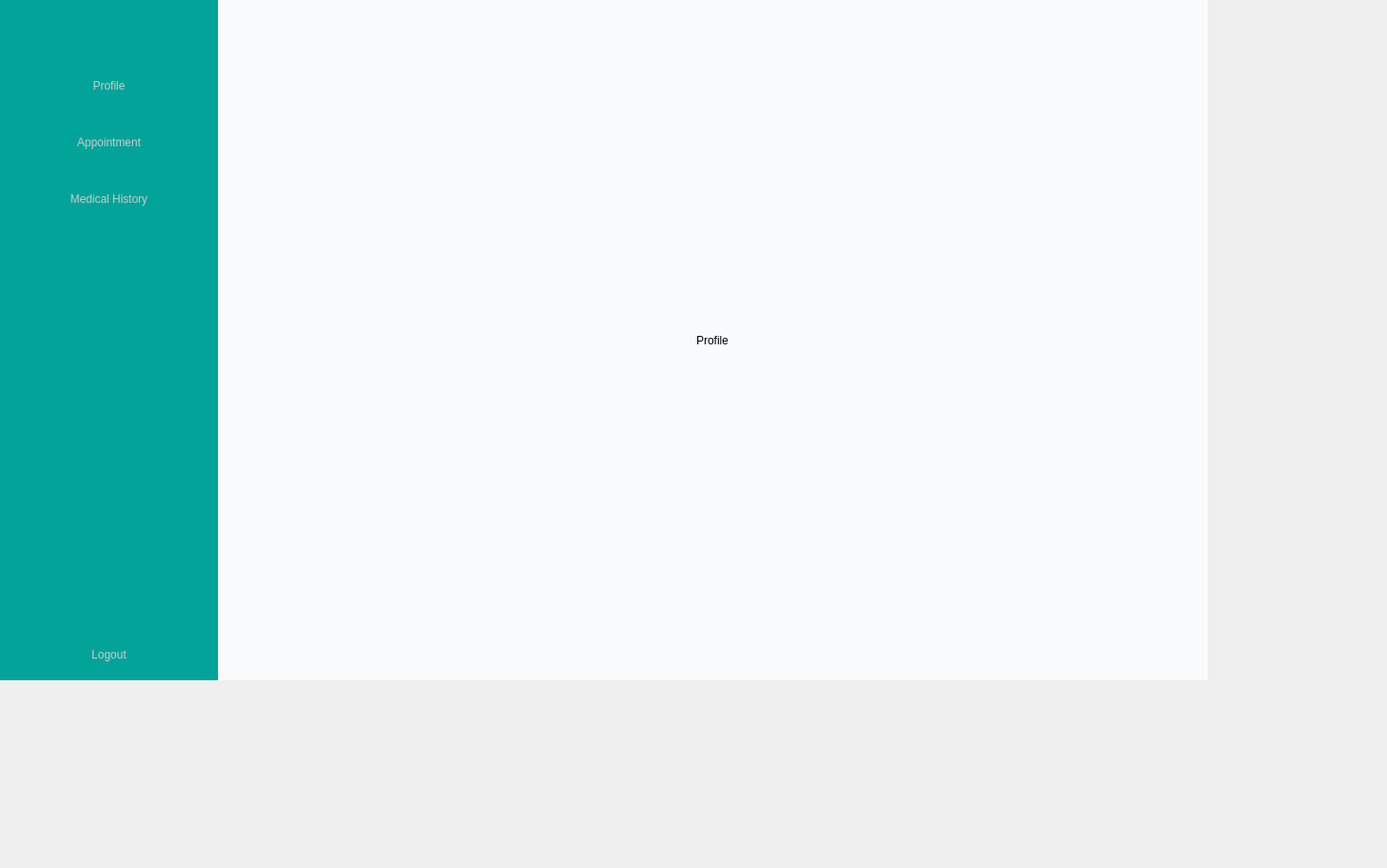
<?xml version="1.0" encoding="UTF-8"?>
<ui version="4.0">
 <class>MainWindow</class>
 <widget class="QMainWindow" name="MainWindow">
  <property name="geometry">
   <rect>
    <x>0</x>
    <y>0</y>
    <width>1470</width>
    <height>920</height>
   </rect>
  </property>
  <property name="windowTitle">
   <string>MainWindow</string>
  </property>
  <widget class="QWidget" name="centralwidget">
   <property name="styleSheet">
    <string notr="true">font: 95 12pt &quot;MS Shell Dlg 2&quot;;</string>
   </property>
   <widget class="QWidget" name="widget_2" native="true">
    <property name="geometry">
     <rect>
      <x>230</x>
      <y>0</y>
      <width>1050</width>
      <height>721</height>
     </rect>
    </property>
    <property name="styleSheet">
     <string notr="true">background-color: #F8FAFC;</string>
    </property>
    <layout class="QGridLayout" name="gridLayout_2">
     <item row="0" column="0">
      <widget class="QStackedWidget" name="stackedWidget">
       <property name="currentIndex">
        <number>0</number>
       </property>
       <widget class="QWidget" name="page">
        <layout class="QGridLayout" name="gridLayout">
         <item row="0" column="0">
          <widget class="QLabel" name="profile_page">
           <property name="styleSheet">
            <string notr="true">color: black;</string>
           </property>
           <property name="text">
            <string>Profile</string>
           </property>
           <property name="alignment">
            <set>Qt::AlignCenter</set>
           </property>
          </widget>
         </item>
        </layout>
       </widget>
       <widget class="QWidget" name="page_2">
        <widget class="QLabel" name="appointment_page">
         <property name="geometry">
          <rect>
           <x>7</x>
           <y>35</y>
           <width>1011</width>
           <height>611</height>
          </rect>
         </property>
         <property name="styleSheet">
          <string notr="true">color: black;</string>
         </property>
         <property name="text">
          <string>Appointment</string>
         </property>
         <property name="alignment">
          <set>Qt::AlignCenter</set>
         </property>
        </widget>
       </widget>
       <widget class="QWidget" name="page_3">
        <widget class="QLabel" name="history_page">
         <property name="geometry">
          <rect>
           <x>0</x>
           <y>60</y>
           <width>1011</width>
           <height>611</height>
          </rect>
         </property>
         <property name="styleSheet">
          <string notr="true">color: black;</string>
         </property>
         <property name="text">
          <string>Medical History</string>
         </property>
         <property name="alignment">
          <set>Qt::AlignCenter</set>
         </property>
        </widget>
       </widget>
      </widget>
     </item>
    </layout>
   </widget>
   <widget class="QWidget" name="widget" native="true">
    <property name="geometry">
     <rect>
      <x>0</x>
      <y>0</y>
      <width>231</width>
      <height>721</height>
     </rect>
    </property>
    <property name="styleSheet">
     <string notr="true">background-color: #02A499;
font: 75 11pt &quot;MS Shell Dlg 2&quot;;


</string>
    </property>
    <layout class="QVBoxLayout" name="verticalLayout_2">
     <item>
      <widget class="QWidget" name="widget_4" native="true">
       <layout class="QHBoxLayout" name="horizontalLayout">
        <item>
         <spacer name="horizontalSpacer_2">
          <property name="orientation">
           <enum>Qt::Horizontal</enum>
          </property>
          <property name="sizeHint" stdset="0">
           <size>
            <width>64</width>
            <height>20</height>
           </size>
          </property>
         </spacer>
        </item>
        <item>
         <widget class="QLabel" name="label">
          <property name="maximumSize">
           <size>
            <width>40</width>
            <height>40</height>
           </size>
          </property>
          <property name="text">
           <string/>
          </property>
          <property name="pixmap">
           <pixmap>:/icon/image/hospital.png</pixmap>
          </property>
          <property name="scaledContents">
           <bool>true</bool>
          </property>
          <property name="alignment">
           <set>Qt::AlignCenter</set>
          </property>
         </widget>
        </item>
        <item>
         <spacer name="horizontalSpacer_3">
          <property name="orientation">
           <enum>Qt::Horizontal</enum>
          </property>
          <property name="sizeHint" stdset="0">
           <size>
            <width>63</width>
            <height>20</height>
           </size>
          </property>
         </spacer>
        </item>
       </layout>
      </widget>
     </item>
     <item>
      <spacer name="horizontalSpacer">
       <property name="orientation">
        <enum>Qt::Horizontal</enum>
       </property>
       <property name="sizeHint" stdset="0">
        <size>
         <width>40</width>
         <height>20</height>
        </size>
       </property>
      </spacer>
     </item>
     <item>
      <widget class="QPushButton" name="pushButton_2">
       <property name="styleSheet">
        <string notr="true">QPushButton {
	color: rgb(203, 203, 203);
	margin: 20px;
	border: none;
}

QPushButton:hover {
	color: white;
}</string>
       </property>
       <property name="text">
        <string>Profile</string>
       </property>
       <property name="icon">
        <iconset>
         <normaloff>:/icon/image/account.png</normaloff>:/icon/image/account.png</iconset>
       </property>
       <property name="iconSize">
        <size>
         <width>25</width>
         <height>25</height>
        </size>
       </property>
      </widget>
     </item>
     <item>
      <widget class="QPushButton" name="pushButton_3">
       <property name="styleSheet">
        <string notr="true">QPushButton {
	color: rgb(203, 203, 203);
	margin: 20px;
	border: none;
}

QPushButton:hover {
	color: white;
}</string>
       </property>
       <property name="text">
        <string>Appointment</string>
       </property>
       <property name="icon">
        <iconset>
         <normaloff>:/icon/image/schedule.png</normaloff>:/icon/image/schedule.png</iconset>
       </property>
       <property name="iconSize">
        <size>
         <width>25</width>
         <height>25</height>
        </size>
       </property>
      </widget>
     </item>
     <item>
      <widget class="QPushButton" name="pushButton">
       <property name="styleSheet">
        <string notr="true">QPushButton {
	color: rgb(203, 203, 203);
	margin: 20px;
	border: none;
}

QPushButton:hover {
	color: white;
}</string>
       </property>
       <property name="text">
        <string>Medical History</string>
       </property>
       <property name="icon">
        <iconset>
         <normaloff>:/icon/image/history.png</normaloff>:/icon/image/history.png</iconset>
       </property>
       <property name="iconSize">
        <size>
         <width>25</width>
         <height>25</height>
        </size>
       </property>
      </widget>
     </item>
     <item>
      <spacer name="verticalSpacer">
       <property name="orientation">
        <enum>Qt::Vertical</enum>
       </property>
       <property name="sizeHint" stdset="0">
        <size>
         <width>20</width>
         <height>40</height>
        </size>
       </property>
      </spacer>
     </item>
     <item>
      <widget class="QPushButton" name="pushButton_4">
       <property name="styleSheet">
        <string notr="true">QPushButton {
	color: rgb(203, 203, 203);
	margin: 20px;
	border: none;
}

QPushButton:hover {
	color: white;
}</string>
       </property>
       <property name="text">
        <string>Logout</string>
       </property>
       <property name="icon">
        <iconset>
         <normaloff>:/icon/image/logout.png</normaloff>:/icon/image/logout.png</iconset>
       </property>
      </widget>
     </item>
    </layout>
   </widget>
  </widget>
 </widget>
 <resources>
  <include location="resource.qrc"/>
 </resources>
 <connections/>
</ui>
